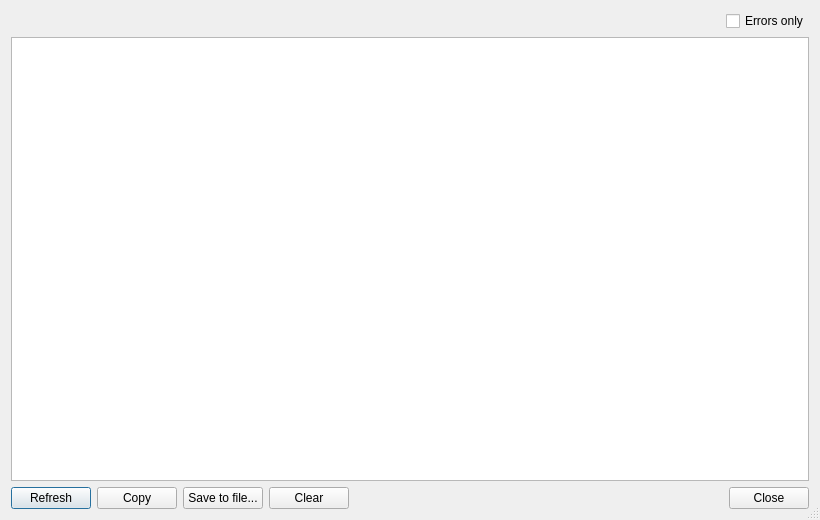
<?xml version="1.0" encoding="UTF-8"?>
<ui version="4.0">
 <class>sql_log_dialog</class>
 <widget class="QDialog" name="sql_log_dialog">
  <property name="geometry">
   <rect>
    <x>0</x>
    <y>0</y>
    <width>820</width>
    <height>520</height>
   </rect>
  </property>
  <property name="windowTitle">
   <string>PostGIS Toolbox - SQL log</string>
  </property>
  <property name="sizeGripEnabled">
   <bool>true</bool>
  </property>
  <layout class="QVBoxLayout" name="verticalLayout">
   <item>
    <layout class="QHBoxLayout" name="header_layout">
     <item>
      <widget class="QLabel" name="summary_label">
       <property name="text">
        <string notr="true"/>
       </property>
      </widget>
     </item>
     <item>
      <spacer name="header_spacer">
       <property name="orientation">
        <enum>Qt::Horizontal</enum>
       </property>
       <property name="sizeHint" stdset="0">
        <size>
         <width>0</width>
         <height>0</height>
        </size>
       </property>
      </spacer>
     </item>
     <item>
      <widget class="QCheckBox" name="errors_chkbox">
       <property name="text">
        <string>Errors only</string>
       </property>
      </widget>
     </item>
    </layout>
   </item>
   <item>
    <widget class="QPlainTextEdit" name="log_text">
     <property name="readOnly">
      <bool>true</bool>
     </property>
     <property name="lineWrapMode">
      <enum>QPlainTextEdit::NoWrap</enum>
     </property>
    </widget>
   </item>
   <item>
    <layout class="QHBoxLayout" name="buttons_layout">
     <item>
      <widget class="QPushButton" name="refresh_btn">
       <property name="text">
        <string>Refresh</string>
       </property>
      </widget>
     </item>
     <item>
      <widget class="QPushButton" name="copy_btn">
       <property name="text">
        <string>Copy</string>
       </property>
      </widget>
     </item>
     <item>
      <widget class="QPushButton" name="save_btn">
       <property name="text">
        <string>Save to file...</string>
       </property>
      </widget>
     </item>
     <item>
      <widget class="QPushButton" name="clear_btn">
       <property name="text">
        <string>Clear</string>
       </property>
      </widget>
     </item>
     <item>
      <spacer name="buttons_spacer">
       <property name="orientation">
        <enum>Qt::Horizontal</enum>
       </property>
       <property name="sizeHint" stdset="0">
        <size>
         <width>0</width>
         <height>0</height>
        </size>
       </property>
      </spacer>
     </item>
     <item>
      <widget class="QDialogButtonBox" name="button_box">
       <property name="standardButtons">
        <set>QDialogButtonBox::Close</set>
       </property>
      </widget>
     </item>
    </layout>
   </item>
  </layout>
 </widget>
 <resources/>
 <connections>
  <connection>
   <sender>button_box</sender>
   <signal>rejected()</signal>
   <receiver>sql_log_dialog</receiver>
   <slot>reject()</slot>
  </connection>
 </connections>
</ui>
